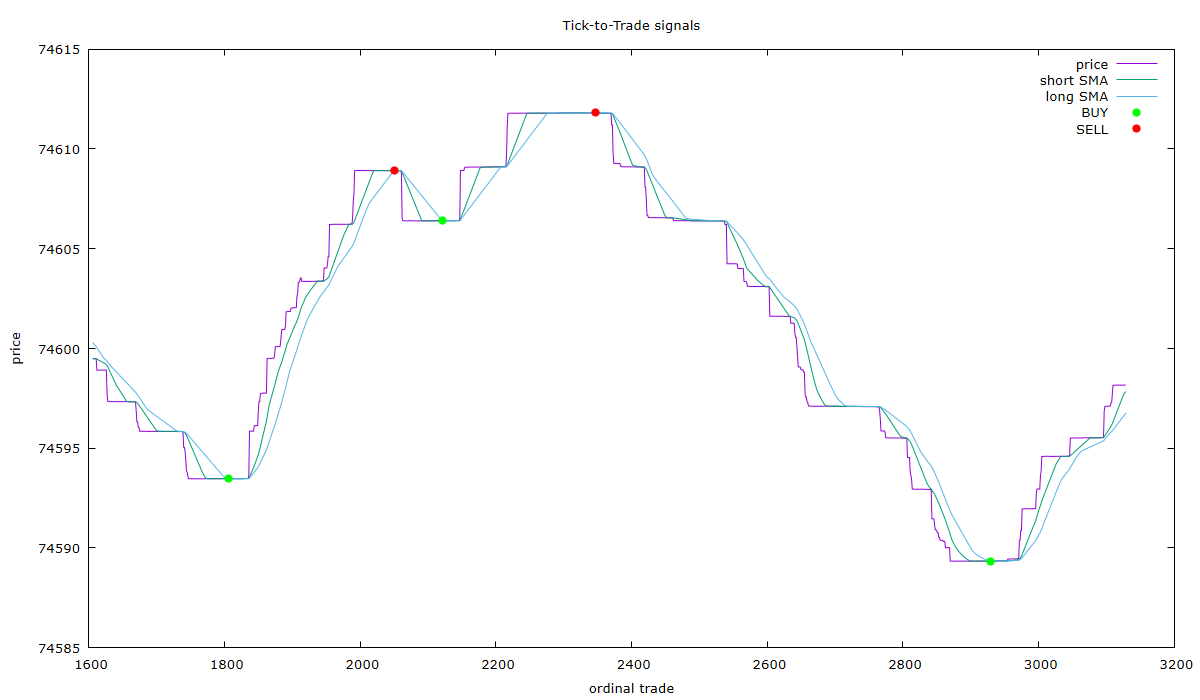

Here is the gnuplot script that generated this plot:
set terminal pngcairo size 1200,700 font 'Verdana,10'
set output 'signals.png'
set title 'Tick-to-Trade signals'
set xlabel 'ordinal trade'
set ylabel 'price'
plot 'signals.dat' using 1:2 with lines title 'price', \
            'signals.dat' using 1:3 with lines title 'short SMA', \
            'signals.dat' using 1:4 with lines title 'long SMA', \
            'signals.dat' using 1:($5==1 ? $2 : 1/0) with points pt 7 ps 1.2 lc rgb 'green' title 'BUY', \
            'signals.dat' using 1:($5==-1 ? $2 : 1/0) with points pt 7 ps 1.2 lc rgb 'red' title 'SELL'
